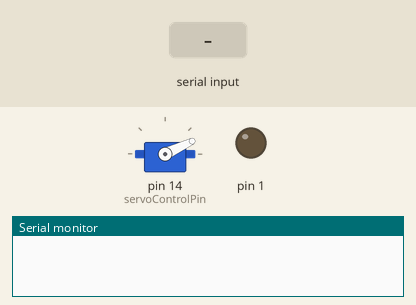
Recording of a sketch running on a simulated Arduino Uno, built with avr-gcc and run on an emulated ATmega328P. Parts: servo, output pins drawn as LEDs (lit = HIGH), the last lines printed to the serial monitor. The test bench sets the inputs (shaded band).

Above: at 0.4 s.
At 2.8 s:
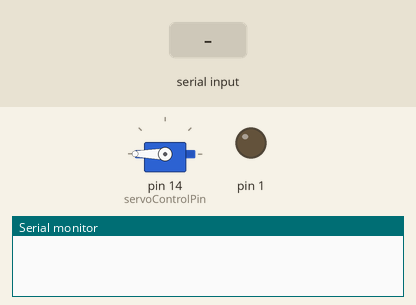
At 6.6 s:
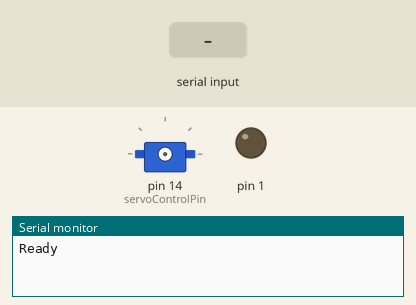
6.7 s: "0" received over Serial
8.2 s: "90,45\n" received over Serial
9.7 s: "s90\n" received over Serial
Timing chart, 0 to 12.7 s (numbered marks = the images above; inputs shaded):
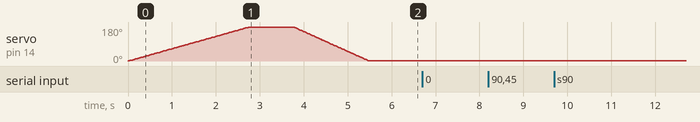

The sketch:

ServoBasics.ino
```cpp
/*
  Inspired by http://playground.arduino.cc/Learning/SingleServoExample
  but we are using Visual Studio bilt-in library from Michael Margolis

  10.04.2016
  by Vatroslav Srziæ
 */

 //INCLUDES
#include <Servo.h>

//GLOBALS
int ServoMinPulseWidth = 572;
int ServoMaxPulseWidth = 2278;

Servo servo;
int servoControlPin = 14; //analog pin 0

// the setup function runs once when you press reset or power the board
void setup()
{
	pinMode(1, OUTPUT);
	servoAttach(servo);

	Serial.begin(19200);
	Serial.println("Ready");
}

// the loop function runs over and over again forever
void loop()
{
	static int v = 0;

	if (Serial.available())
	{
		char ch = Serial.read();

		switch (ch)
		{
		case '0'...'9':
			v = v * 10 + ch - '0';
			if (v > 180)
			{
				v = v % 180;
			}
			Serial.print("Current v: "); Serial.println(v);
			break;
		case 's':
			Serial.print("Sending to servo: "); Serial.print(v); Serial.print(" [deg]"); Serial.println();
			servo.write(v);
			v = 0;
			break;
		case 'd':
			servoDetach(servo);
			break;
		case 'a':
			servoAttach(servo);
			break;
		case 'r':
			v = 0;
			servo.write(v);
			break;
		default:
			Serial.println("INVALID input");
		}
	}
}

void servoAttach(Servo s)
{
	s.attach(servoControlPin, ServoMinPulseWidth, ServoMaxPulseWidth);
	for (size_t ms = ServoMinPulseWidth; ms < ServoMaxPulseWidth; ms = ms + 5)
	{
		s.writeMicroseconds(ms);
		delay(8);
	}

	delay(1000);

	for (size_t ms = ServoMaxPulseWidth; ms > ServoMinPulseWidth; ms = ms - 10)
	{
		s.writeMicroseconds(ms);
		delay(10);
	}

	s.write(0);
}

void servoDetach(Servo s)
{
	int firstThird = (ServoMaxPulseWidth + ServoMinPulseWidth) / 3;
	int secondThird = 2 * firstThird;

	for (size_t ms = ServoMinPulseWidth; ms < firstThird; ms = ms + 20)
	{
		s.writeMicroseconds(ms);
		delay(15);
	}

	delay(500);

	for (size_t ms = firstThird; ms < secondThird; ms = ms + 30)
	{
		s.writeMicroseconds(ms);
		delay(15);
	}

	delay(750);

	for (size_t ms = secondThird; ms > ServoMinPulseWidth; ms = ms - 40)
	{
		s.writeMicroseconds(ms);
		delay(10);
	}

	s.write(0);
	s.detach();
}
```
